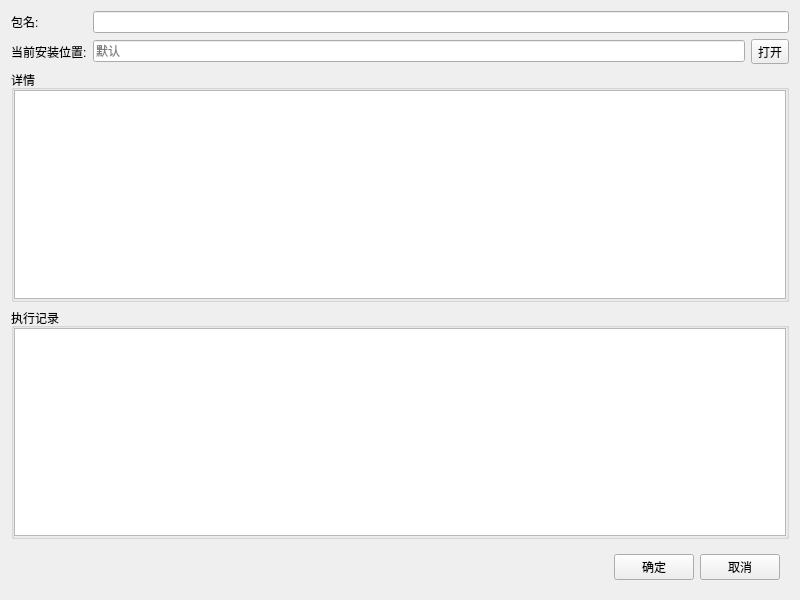
<?xml version="1.0" encoding="UTF-8"?>
<ui version="4.0">
 <class>Form</class>
 <widget class="QWidget" name="Form">
  <property name="geometry">
   <rect>
    <x>0</x>
    <y>0</y>
    <width>800</width>
    <height>600</height>
   </rect>
  </property>
  <property name="windowTitle">
   <string>卸载</string>
  </property>
  <layout class="QVBoxLayout" name="verticalLayout">
   <item>
    <layout class="QHBoxLayout" name="horizontalLayout_4">
     <item>
      <layout class="QFormLayout" name="formLayout">
       <item row="0" column="0">
        <widget class="QLabel" name="label_2">
         <property name="text">
          <string>包名:</string>
         </property>
        </widget>
       </item>
       <item row="0" column="1">
        <widget class="QLineEdit" name="lineEdit_name">
         <property name="text">
          <string/>
         </property>
        </widget>
       </item>
       <item row="1" column="0">
        <widget class="QLabel" name="label_3">
         <property name="text">
          <string>当前安装位置:</string>
         </property>
        </widget>
       </item>
       <item row="1" column="1">
        <layout class="QHBoxLayout" name="horizontalLayout">
         <item>
          <widget class="QLineEdit" name="lineEdit_dir">
           <property name="readOnly">
            <bool>true</bool>
           </property>
           <property name="placeholderText">
            <string>默认</string>
           </property>
          </widget>
         </item>
         <item>
          <widget class="QToolButton" name="toolButton_open">
           <property name="minimumSize">
            <size>
             <width>0</width>
             <height>22</height>
            </size>
           </property>
           <property name="text">
            <string>打开</string>
           </property>
          </widget>
         </item>
        </layout>
       </item>
      </layout>
     </item>
    </layout>
   </item>
   <item>
    <widget class="QGroupBox" name="groupBox">
     <property name="title">
      <string>详情</string>
     </property>
     <layout class="QHBoxLayout" name="horizontalLayout_5">
      <property name="leftMargin">
       <number>0</number>
      </property>
      <property name="topMargin">
       <number>0</number>
      </property>
      <property name="rightMargin">
       <number>0</number>
      </property>
      <property name="bottomMargin">
       <number>0</number>
      </property>
      <item>
       <widget class="QTextEdit" name="textEdit_desc"/>
      </item>
     </layout>
    </widget>
   </item>
   <item>
    <widget class="QGroupBox" name="groupBox_2">
     <property name="title">
      <string>执行记录</string>
     </property>
     <layout class="QHBoxLayout" name="horizontalLayout_6">
      <property name="leftMargin">
       <number>0</number>
      </property>
      <property name="topMargin">
       <number>0</number>
      </property>
      <property name="rightMargin">
       <number>0</number>
      </property>
      <property name="bottomMargin">
       <number>0</number>
      </property>
      <item>
       <widget class="QTextEdit" name="textEdit_log"/>
      </item>
     </layout>
    </widget>
   </item>
   <item>
    <widget class="QWidget" name="widget" native="true">
     <property name="maximumSize">
      <size>
       <width>16777215</width>
       <height>50</height>
      </size>
     </property>
     <layout class="QVBoxLayout" name="verticalLayout_2">
      <item>
       <layout class="QHBoxLayout" name="horizontalLayout_2">
        <item>
         <spacer name="horizontalSpacer">
          <property name="orientation">
           <enum>Qt::Horizontal</enum>
          </property>
          <property name="sizeHint" stdset="0">
           <size>
            <width>40</width>
            <height>20</height>
           </size>
          </property>
         </spacer>
        </item>
        <item>
         <widget class="QPushButton" name="pushButton_ok">
          <property name="text">
           <string>确定</string>
          </property>
         </widget>
        </item>
        <item>
         <widget class="QPushButton" name="pushButton_cancel">
          <property name="text">
           <string>取消</string>
          </property>
         </widget>
        </item>
       </layout>
      </item>
     </layout>
    </widget>
   </item>
  </layout>
 </widget>
 <resources/>
 <connections/>
</ui>
